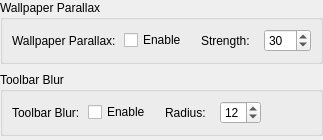
<?xml version="1.0" encoding="UTF-8"?>
<ui version="4.0">
 <class>AppearanceEffectsPanel</class>
 <widget class="QWidget" name="AppearanceEffectsPanel">
  <layout class="QVBoxLayout" name="rootLayout">
   <property name="leftMargin"><number>0</number></property>
   <property name="topMargin"><number>0</number></property>
   <property name="rightMargin"><number>0</number></property>
   <property name="bottomMargin"><number>0</number></property>
   <property name="spacing"><number>8</number></property>
   <item>
    <widget class="QGroupBox" name="appearanceParallaxGroupBox">
     <property name="title"><string>Wallpaper Parallax</string></property>
     <layout class="QFormLayout" name="appearanceParallaxFormLayout">
      <property name="horizontalSpacing"><number>8</number></property>
      <property name="verticalSpacing"><number>6</number></property>
      <property name="fieldGrowthPolicy"><enum>QFormLayout::FieldGrowthPolicy::FieldsStayAtSizeHint</enum></property>
      <item row="0" column="0"><widget class="QLabel" name="label_wallpaperParallax"><property name="text"><string>Wallpaper Parallax:</string></property></widget></item>
      <item row="0" column="1">
       <layout class="QHBoxLayout" name="wallpaperParallaxLayout">
        <property name="spacing"><number>14</number></property>
        <item><widget class="QCheckBox" name="wallpaperParallaxCheckBox"><property name="text"><string>Enable</string></property><property name="toolTip"><string>Tie the image background's vertical position to the items scroll offset. Image bg only — video bgs are unaffected.</string></property></widget></item>
        <item><widget class="QLabel" name="label_parallaxStrength"><property name="text"><string>Strength:</string></property></widget></item>
        <item><widget class="QSpinBox" name="parallaxStrengthSpinBox"><property name="maximumWidth"><number>100</number></property><property name="toolTip"><string>0 = bg locked (no parallax movement); 100 = bg moves in lockstep with content. 30 is a subtle default.</string></property><property name="minimum"><number>0</number></property><property name="maximum"><number>100</number></property><property name="value"><number>30</number></property></widget></item>
       </layout>
      </item>
     </layout>
    </widget>
   </item>
   <item>
    <widget class="QGroupBox" name="appearanceToolbarBlurGroupBox">
     <property name="title"><string>Toolbar Blur</string></property>
     <layout class="QFormLayout" name="appearanceEffectsFormLayout">
      <property name="horizontalSpacing"><number>8</number></property>
      <property name="verticalSpacing"><number>6</number></property>
      <property name="fieldGrowthPolicy"><enum>QFormLayout::FieldGrowthPolicy::FieldsStayAtSizeHint</enum></property>
      <item row="0" column="0"><widget class="QLabel" name="label_toolbarBackdropBlur"><property name="text"><string>Toolbar Blur:</string></property></widget></item>
      <item row="0" column="1">
       <layout class="QHBoxLayout" name="toolbarBackdropBlurLayout">
        <property name="spacing"><number>14</number></property>
        <item><widget class="QCheckBox" name="toolbarBackdropBlurCheckBox"><property name="text"><string>Enable</string></property><property name="toolTip"><string>Use a blurred copy of the wallpaper as the toolbar background, mimicking macOS Vibrancy. Image bg only — no-op while a video bg is active.</string></property></widget></item>
        <item><widget class="QLabel" name="label_backdropBlurRadius"><property name="text"><string>Radius:</string></property></widget></item>
        <item><widget class="QSpinBox" name="backdropBlurRadiusSpinBox"><property name="maximumWidth"><number>100</number></property><property name="toolTip"><string>Blur radius (4 = barely perceptible; 32 = source becomes unreadable).</string></property><property name="minimum"><number>4</number></property><property name="maximum"><number>32</number></property><property name="value"><number>12</number></property></widget></item>
       </layout>
      </item>
     </layout>
    </widget>
   </item>
   <item><spacer name="appearanceEffectsVerticalSpacer"><property name="orientation"><enum>Qt::Orientation::Vertical</enum></property><property name="sizeHint" stdset="0"><size><width>20</width><height>4</height></size></property></spacer></item>
  </layout>
 </widget>
 <resources/>
 <connections/>
</ui>
